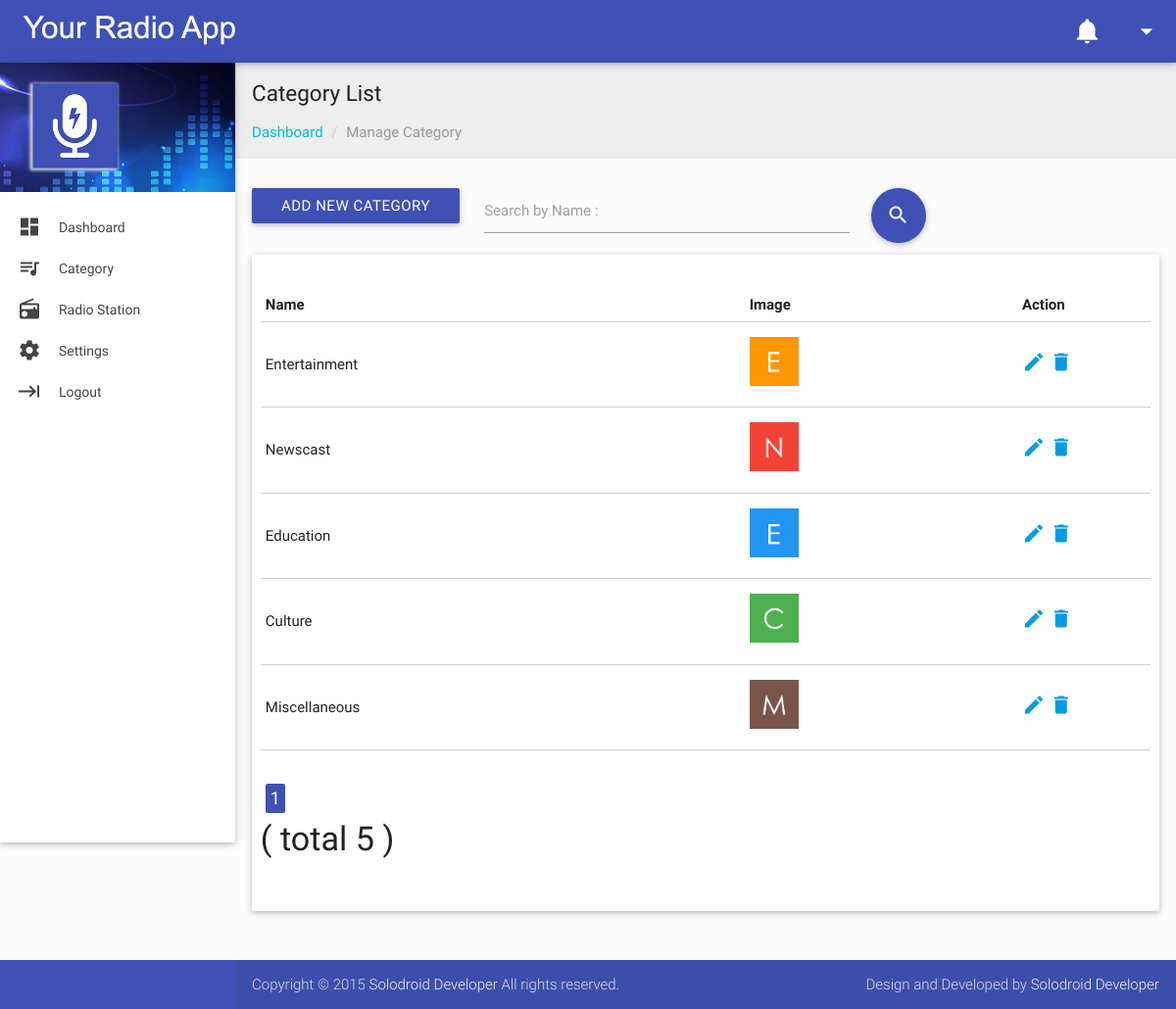
The page /category.php (signed in) on the database its author committed.
### tables this page shows
CREATE TABLE `tbl_category` (
  `cid` int(11) NOT NULL,
  `category_name` varchar(255) NOT NULL,
  `category_image` varchar(255) NOT NULL
);

### category.php (called while the page is built, shortened)
<?php include('public/menubar.php'); ?>
<?php include('public/category_table.php'); ?>
<?php include('public/footer.php'); ?>

### public/category_table.php (the view, shortened to what this page needs)
<?php
	include_once('includes/connect_database.php');
	include_once('functions.php');
?>
	<?php
		$function = new functions;
		$data = array();
		if(isset($_GET['keyword'])){
			$keyword = $function->sanitize($_GET['keyword']);
			$bind_keyword = "%".$keyword."%";
		}else{
			$keyword = "";
			$bind_keyword = $keyword;
		}
		if(empty($keyword)){
			$sql_query = "SELECT cid, category_name, category_image
					FROM tbl_category
					ORDER BY cid DESC";
		}else{
			$sql_query = "SELECT cid, category_name, category_image
					FROM tbl_category
					WHERE category_name LIKE ?
					ORDER BY cid DESC";
		}
		$stmt = $connect->stmt_init();
		if($stmt->prepare($sql_query)) {
			$stmt->execute();
			$stmt->store_result();
			$stmt->bind_result($data['cid'],
					$data['category_name'],
					$data['category_image']
					);
			$total_records = $stmt->num_rows;
		}
		if(isset($_GET['page'])){
			$page = $_GET['page'];
		}else{
			$page = 1;
		}
		$offset = 10;
		if ($page){
			$from 	= ($page * $offset) - $offset;
		}else{
			$from = 0;
		}
		if(empty($keyword)){
			$sql_query = "SELECT cid, category_name, category_image
					FROM tbl_category
					ORDER BY cid DESC LIMIT ?, ?";
		}else{
			$sql_query = "SELECT cid, category_name, category_image
					FROM tbl_category
					WHERE category_name LIKE ?
					ORDER BY cid DESC LIMIT ?, ?";
		}
		$stmt_paging = $connect->stmt_init();
		if($stmt_paging ->prepare($sql_query)) {
			if(empty($keyword)){
				$stmt_paging ->bind_param('ss', $from, $offset);
			}else{
				$stmt_paging ->bind_param('sss', $bind_keyword, $from, $offset);
			}
			$stmt_paging ->execute();
			$stmt_paging ->store_result();
			$stmt_paging->bind_result($data['cid'],
					$data['category_name'],
					$data['category_image']
					);
			$total_records_paging = $total_records;
		}
		if($total_records_paging == 0){
	?>
    <section id="content">
        <div id="breadcrumbs-wrapper" class=" grey lighten-3">
          	<div class="container">
            	<div class="row">
              		<div class="col s12 m12 l12">
               			<h5 class="breadcrumbs-title">Category List</h5>
		                <ol class="breadcrumb">
		                  <li><a href="dashboard.php">Dashboard</a>
		                  </li>
		                  <li><a href="#" class="active">Manage Category</a>
		                  </li>
		                </ol>
              		</div>
            	</div>
          	</div>
        </div>
        <div class="container">
          	<div class="section">
				<div class="col s12 m12 l9">
				    <div class="row">
				        <form method="get" class="col s12">
				            <div class="row">
								<div class="input-field col s12">
				                    <h5>Category is not Available</h5>
				                </div>
				                <div class="input-field col s12">
				                    <a href="add-category.php" class="btn waves-effect waves-light indigo">Add New Category</a>
				                </div>
				             </div>
				        </form>
				    </div>
				</div>
			</div>
		</div>
	</section>
	<?php
		}else{
	?>
    <section id="content">
        <div id="breadcrumbs-wrapper" class=" grey lighten-3">
          	<div class="container">
            	<div class="row">
              		<div class="col s12 m12 l12">
               			<h5 class="breadcrumbs-title">Category List</h5>
		                <ol class="breadcrumb">
		                  <li><a href="dashboard.php">Dashboard</a>
		                  </li>
		                  <li><a href="#" class="active">Manage Category</a>
		                  </li>
		                </ol>
              		</div>
            	</div>
          	</div>
        </div>
        <div class="container">
          	<div class="section">
				<div class="col s12 m12 l9">
				    <div class="row">
				        <form method="get" class="col s12">
				            <div class="row">
								<div class="input-field col s3">
				                    <a href="add-category.php" class="btn waves-effect waves-light indigo">Add New Category</a>
				                </div>
				                <div class="input-field col s5">
				                    <input type="text" class="validate" name="keyword">
				                    <label for="first_name">Search by Name :</label>
				                </div>
				                <div class="input-field col s4">
				                	<button type="submit" name="btnSearch" class="btn-floating btn-large waves-effect waves-light"><i class="mdi-action-search"></i></button>
				                </div>
				             </div>
				        </form>
				    </div>
				</div>
				<div class="row">
		            <div class="col s12 m12 l12">
		              	<div class="card-panel">
		                	<div class="row">
		                  		<div class="row">
		                    		<div class="input-field col s12">
										<table class='hoverable bordered'>
										<thead>
											<tr>
												<th>Name</th>
												<th>Image</th>
												<th>Action</th>
											</tr>
										</thead>
											<?php
												while ($stmt_paging->fetch()){ ?>
												<tbody>
													<tr>
														<td><?php echo $data['category_name'];?></td>
														<td><img src="upload/category/<?php echo $data['category_image']; ?>" width="50" height="50"/></td>
														<td width="15%">
															<a href="edit-category.php?id=<?php echo $data['cid'];?>">
															<i class="mdi-editor-mode-edit"></i>
															</a>
															<a href="delete-category.php?id=<?php echo $data['cid'];?>">
															<i class="mdi-action-delete"></i>
															</a>
														</td>
													</tr>
												</tbody>
													<?php
													}
												}
											?>
										</table>
										<h4><?php $function->doPages($offset, 'category.php', '', $total_records, $keyword); ?></h4>
		                    		</div>
		                  		</div>
		                	</div>
		              	</div>
		            </div>
		        </div>
        	</div>
        </div>
	</section>

### assets/css/style.css (style rules this page uses)
body { background-color: #fcfcfc; }
.container { padding: 0 0.5rem; margin: 0 auto; max-width: 100% !important; width: 98%; }
#content .container .row { margin-bottom: 0; }
@media only screen and (min-width: 601px) { .container { width: 98%; } }
@media only screen and (min-width: 993px) { .container { width: 98%; } }
.breadcrumb { padding: 0px; margin: 15px 0px; list-style: none; }
.breadcrumbs-title { font-size: 1.5rem; line-height: 1.804rem; margin: 18px 0px 0px 0px; }
.breadcrumb > li { display: inline-block; }
.breadcrumb a { color: #00bcd4; }
.breadcrumb .active { font-weight: normal; color: #999; }
.breadcrumb > li + li:before { padding: 0 5px; color: #ccc; content: "/\00a0"; }
#flotchart td, th { padding: 5px; }

### rows shown on the page
tbl_category: category_name "Entertainment", category_image (picture)
tbl_category: category_name "Newscast", category_image (picture)
tbl_category: category_name "Education", category_image (picture)
tbl_category: category_name "Culture", category_image (picture)
tbl_category: category_name "Miscellaneous", category_image (picture)

### other values the page prints
$total "5"
